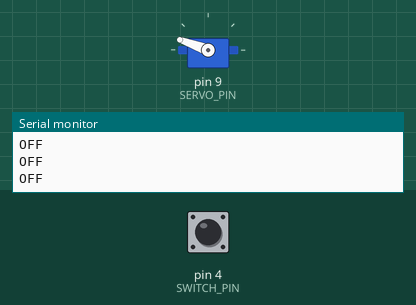
A sketch run on a simulated Arduino Uno, built with avr-gcc and run on an emulated ATmega328P. Parts: servo, the last lines printed to the serial monitor. The test bench sets the inputs (shaded band); at power-on: pin 4 (SWITCH_PIN) LOW.

Above: at 1.2 s.
1.3 s: pin 4 (SWITCH_PIN) pulled HIGH for 1 s
At 2.0 s:
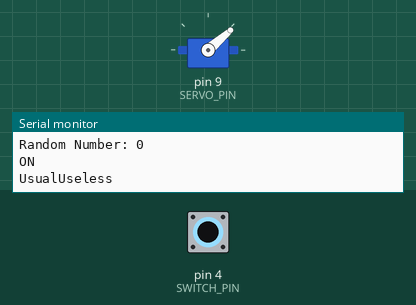
7.4 s: pin 4 (SWITCH_PIN) driven LOW
10.4 s: pin 4 (SWITCH_PIN) pulsed HIGH 2 times (0.12 s each, 0.3 s apart)
At 10.88 s:
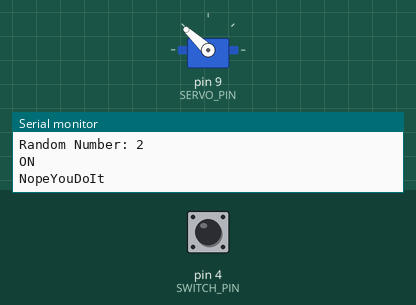
Timing chart, 0 to 14.2 s (numbered marks = the images above; inputs shaded):
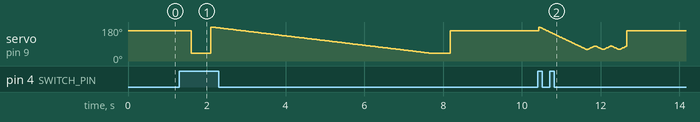

The sketch:

VAB.ino
```cpp
#include <Servo.h>

#define SWITCH_PIN 4

int switchaRoo = 0;

void setup(){
    Serial.begin(115200);
}

void loop() {
  if(digitalRead(SWITCH_PIN)){
    //int switchaRoo = random(0,100);

    Serial.print("Random Number: ");
    Serial.println(switchaRoo);
    Serial.println("ON");

    switch(switchaRoo){
      case 0:
        delay(300);
        UsusalUseless();
        switchaRoo++;
        break;

      case 1:
        KillingMeSlowly();
        switchaRoo++;
        break;

      case 2:
        NopeYouDoIt();
        switchaRoo++;
        break;

      case 3:
        PeekABoo();
        switchaRoo++;
        break;

      default:
        Serial.println("De-fault");
        switchaRoo = 0;
      }
  }
  else {
    GoToYourRoom();
  }
}
```

funkyFunktions.ino
```cpp
#define SERVO_PIN 9

#define INSIDE_BOX 160
#define PUSHING_SWITCH 41
#define STOP_BEFORE_THE_FUN_PART 80
#define JUST_A_NUDGE 140

Servo servo;

void GoToYourRoom(){
    Serial.println("OFF");
    servo.attach(SERVO_PIN);
    servo.write(INSIDE_BOX);
    delay(50);
    servo.detach();
}

void UsusalUseless(){
  Serial.println("UsualUseless");
    servo.attach(SERVO_PIN);
    servo.write(PUSHING_SWITCH);
    delay(500);
    servo.detach();
}

void KillingMeSlowly(){
  Serial.println("Kill meeee");
  servo.attach(SERVO_PIN);
  for(int i = 180; i > PUSHING_SWITCH; i--){
      servo.write(i);
      delay(40);
    }
  servo.detach();
  Serial.println("Mee killed");
  delay(500);
}

#define HEAD 20
void ShakeHead(){
  for(int j = 0; j < 3; j++){
    for(int i = STOP_BEFORE_THE_FUN_PART; i > STOP_BEFORE_THE_FUN_PART-HEAD; i--){
      Serial.println(i);
      servo.write(i);
      delay(10);
    }
    for(int i = STOP_BEFORE_THE_FUN_PART-HEAD; i < STOP_BEFORE_THE_FUN_PART; i++){
      Serial.println(i);
      servo.write(i);
      delay(10);
    }
  }
}

void NopeYouDoIt(){
  Serial.println("NopeYouDoIt");
  servo.attach(SERVO_PIN);
  for(int i = 180; i > STOP_BEFORE_THE_FUN_PART; i--){
      servo.write(i);
      delay(10);
    }
  ShakeHead();
  servo.write(INSIDE_BOX);
  delay(500);
  servo.detach();
  Serial.println("Mee killed");
  delay(500);
}

void PeekABoo(){
  Serial.println("Peek-A-Boo");
  servo.attach(SERVO_PIN);
  delay(500);
  for(int i = 180; i > JUST_A_NUDGE; i--){
      Serial.println(i);
      servo.write(i);
      delay(1);
    }
  delay(700);
  GoToYourRoom();
  delay(3000);
  UsusalUseless();
  servo.detach();
  Serial.println("Mee killed");
}
```
